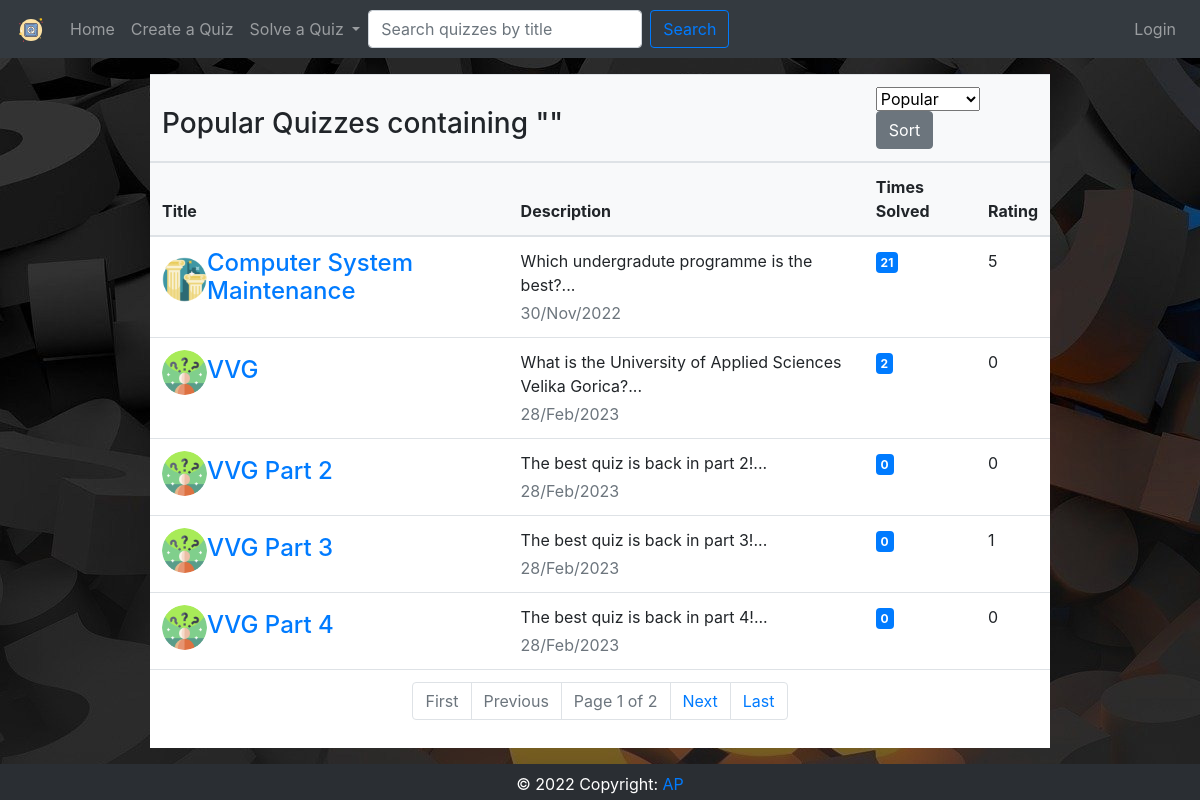
Screenshot of /quizes-search/ with the database file from the repository.
### quiz/models.py (models this page shows, shortened)
class Quiz(models.Model):
    choices = (
        ('history', "History"),
        ('geography', "Geography"),
        ('sports', "Sports"),
        ('entertainment', "Entertainment"),
        ('music', "Music"),
        ('language', "Language"),
        ('gaming', "Gaming"),
        ('other', "Other"),
    )
    title = models.CharField(max_length=40, unique=True, blank=False)
    description = models.CharField(max_length=100, blank=False)
    category = models.CharField(max_length=20, choices = choices)
    created = models.DateTimeField(auto_now_add=True)
    created_by = models.ForeignKey(settings.AUTH_USER_MODEL, null=True, on_delete=models.SET_NULL)
    rating = models.IntegerField(default=0)
    class Meta:
        verbose_name_plural = "Quizes"

### quiz/views.py (the view, shortened to what this page needs)
# urls.py: path('quizes-search/', views.quizSearch, name='quizsearch')
def quizSearch(request):
	search=(request.GET.get("search"))
	if search == None :
		search = ''
	quizes=Quiz.objects.annotate(count=Count('user_quiz_points')).order_by('-count').filter(title__icontains=search)
	context={'quizes':quizes, 'sort':'Popular'}
	if request.method == 'GET':
		if request.GET.get('sort') == 'Newest':
			newest=Quiz.objects.filter(title__icontains=search).order_by('-created').annotate(count=Count('user_quiz_points'))
			context={'quizes':newest, 'sort':'Newest'}
		elif request.GET.get('sort') == 'Oldest':
			oldest=Quiz.objects.filter(title__icontains=search).order_by('created').annotate(count=Count('user_quiz_points'))
			context={'quizes':oldest, 'sort':'Oldest'}
		elif request.GET.get('sort') == 'Best Rated':
			rating=Quiz.objects.filter(title__icontains=search).annotate(rate=Avg('user_quiz_points__points')).order_by('-rating').annotate(count=Count('user_quiz_points'))
			context={'quizes':rating, 'sort':'Best Rated'}
	paginator = Paginator(context['quizes'], 5)
	page_number = request.GET.get('page')
	page_obj = paginator.get_page(page_number)
	context['searchdata']=page_obj
	context['query']=search
	return render(request, 'quiz/quizes_search.html', context)

### quiz/templates/quiz/quizes_search.html (shortened to what this page needs)
{%extends './basetemp.html' %}
{% load static %}
{% block content %}
    <div class="table-responsive-sm center mt-3">
    <table class="table align-middle mb-0 bg-white table-hover">
        <thead class="bg-light">
            <tr>
                <th colspan="2">
                    <h3>{{sort}} Quizzes containing "{{query}}"</h3>
                </th>
                <th colspan="3">
                    <form action="" method="POST" style="float: right;">
                        <select name="sort" id="sort" class="form-select">
                            <option value="{{search}}" hidden selected>{{sort}}</option>
                        </select>
                        <input type="submit" value="Sort" class="btn btn-secondary">
                    </form>
                </th>
            </tr>
            <tr>
                <th>Title</th>
                <th>Description</th>
                <th>Times Solved</th>
                <th>Rating</th>
            </tr>
        </thead>
        <tbody>
            {% for quiz in searchdata %}
            <tr>
            <td>
                <div class="d-flex align-items-center">
                <img
                    src="/static/quiz/images/{{quiz.category}}.png"
                    alt=""
                    style="width: 45px; height: 45px"
                    class="rounded-circle"
                    />
                <div class="ms-3">
                    <a href="{% url 'quiz' quiz.id %}"><h4 class="fw-bold mb-1">{{quiz.title}}</h4></a>
                </div>
                </div>
            </td>
            <td>
                <p class="fw-normal mb-1">{{quiz.description|truncatechars:100}}...</p>
                <p class="text-muted mb-0">{{quiz.created|date:'j/M/Y'}}</p>
            </td>
            <td>
                <span class="badge badge-primary rounded-pill d-inline">{{quiz.count}}</span>
            </td>
            <td>{{quiz.rating}}</td>
            </tr>
            {% endfor %}
        </tbody>
        <tfoot>
            <td colspan="5">
                <nav aria-label="Page navigation example">
                    <ul class="pagination justify-content-center">
                        <li class="page-item {% if not searchdata.has_previous %} disabled {% endif %}">
                            <a class="page-link" href="?page=1&search={{query}}&sort={{sort}}" tabindex="-1">First</a>
                        </li>
                        <li class="page-item {% if not searchdata.has_previous %} disabled {% endif %}">
                            <a class="page-link" href="{% if searchdata.has_previous %}?page={{ searchdata.previous_page_number }}&search={{query}}&sort={{sort}} {% else %} # {% endif %}" tabindex="-1">Previous</a>
                        </li>
                        <li class="page-item disabled">
                            <a class="page-link" href="#">Page {{ searchdata.number }} of {{ searchdata.paginator.num_pages }}</a></li>
                        <li class="page-item {% if not searchdata.has_next %} disabled {% endif %}">
                            <a class="page-link" href="{% if searchdata.has_next %}?page={{ searchdata.next_page_number }}&search={{query}}&sort={{sort}} {% else %} # {% endif %}">Next</a>
                        </li>
                        <li class="page-item {% if not searchdata.has_next %} disabled {% endif %}">
                            <a class="page-link" href="?page={{ searchdata.paginator.num_pages }}&search={{query}}&sort={{sort}}" tabindex="-1">Last</a>
                        </li>
                    </ul>
                </nav>
            </td>
        </tfoot>
    </table>
</div>
{% endblock %}

### quiz/static/quiz/style.css (style rules this page uses)
.center { margin: auto; width: 75%; }
body { background-image: url("images/question.jpg"); background-color: rgb(39, 39, 39); background-repeat: no-repeat; }
body { display: flex; flex-direction: column; min-height: 100vh; }

### rows the page displays
Quiz: category (picture), title "Computer System Maintenance", description "Which undergradute programme is the best?", created "30/Nov/2022", count "21", rating "5"
Quiz: category (picture), title "VVG", description "What is the University of Applied Sciences Velika Gorica?", created "28/Feb/2023", count "2", rating "0"
Quiz: category (picture), title "VVG Part 2", description "The best quiz is back in part 2!", created "28/Feb/2023", count "0", rating "0"
Quiz: category (picture), title "VVG Part 3", description "The best quiz is back in part 3!", created "28/Feb/2023", count "0", rating "1"
Quiz: category (picture), title "VVG Part 4", description "The best quiz is back in part 4!", created "28/Feb/2023", count "0", rating "0"

### other values shown
{{ sort }} "Popular"
{{ searchdata.number }} "1"
{{ searchdata.paginator.num_pages }} "2"
form field sort "Popular"
